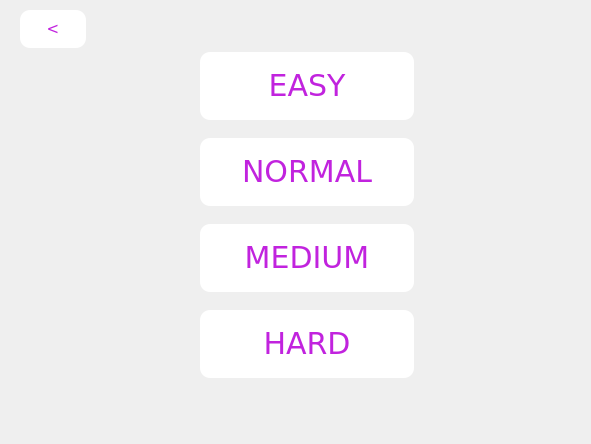
<?xml version="1.0" encoding="UTF-8"?>
<ui version="4.0">
 <class>Dialog</class>
 <widget class="QDialog" name="Dialog">
  <property name="geometry">
   <rect>
    <x>0</x>
    <y>0</y>
    <width>591</width>
    <height>444</height>
   </rect>
  </property>
  <property name="windowTitle">
   <string>Dialog</string>
  </property>
  <property name="styleSheet">
   <string notr="true"/>
  </property>
  <widget class="QLabel" name="bgLabel">
   <property name="geometry">
    <rect>
     <x>0</x>
     <y>-100</y>
     <width>601</width>
     <height>651</height>
    </rect>
   </property>
   <property name="styleSheet">
    <string notr="true"/>
   </property>
   <property name="text">
    <string/>
   </property>
  </widget>
  <widget class="QWidget" name="horizontalLayoutWidget">
   <property name="geometry">
    <rect>
     <x>200</x>
     <y>40</y>
     <width>214</width>
     <height>351</height>
    </rect>
   </property>
   <layout class="QVBoxLayout" name="verticalLayout">
    <item>
     <widget class="QPushButton" name="easyButton">
      <property name="styleSheet">
       <string notr="true">background:linear-gradient(to bottom, #c123de 5%, #a20dbd 100%);
	background-color:#ffffff;
	border-radius:10px;
	display:inline-block;
	cursor:pointer;
	color:#c123de;
	font-family:Verdana;
	font-size:30px;
	padding:16px 31px;
	text-decoration:none;
	text-shadow:0px 1px 11px #9b14b3;</string>
      </property>
      <property name="text">
       <string>EASY</string>
      </property>
     </widget>
    </item>
    <item>
     <widget class="QPushButton" name="normalButton">
      <property name="styleSheet">
       <string notr="true">background:linear-gradient(to bottom, #c123de 5%, #a20dbd 100%);
	background-color:#ffffff;
	border-radius:10px;
	display:inline-block;
	cursor:pointer;
	color:#c123de;
	font-family:Verdana;
	font-size:30px;
	padding:16px 31px;
	text-decoration:none;
	text-shadow:0px 1px 11px #9b14b3;</string>
      </property>
      <property name="text">
       <string>NORMAL</string>
      </property>
     </widget>
    </item>
    <item>
     <widget class="QPushButton" name="mediumButton">
      <property name="styleSheet">
       <string notr="true">background:linear-gradient(to bottom, #c123de 5%, #a20dbd 100%);
	background-color:#ffffff;
	border-radius:10px;
	display:inline-block;
	cursor:pointer;
	color:#c123de;
	font-family:Verdana;
	font-size:30px;
	padding:16px 31px;
	text-decoration:none;
	text-shadow:0px 1px 11px #9b14b3;</string>
      </property>
      <property name="text">
       <string>MEDIUM</string>
      </property>
     </widget>
    </item>
    <item>
     <widget class="QPushButton" name="hardButton">
      <property name="styleSheet">
       <string notr="true">background:linear-gradient(to bottom, #c123de 5%, #a20dbd 100%);
	background-color:#ffffff;
	border-radius:10px;
	display:inline-block;
	cursor:pointer;
	color:#c123de;
	font-family:Verdana;
	font-size:30px;
	padding:16px 31px;
	text-decoration:none;
	text-shadow:0px 1px 11px #9b14b3;</string>
      </property>
      <property name="text">
       <string>HARD</string>
      </property>
     </widget>
    </item>
   </layout>
  </widget>
  <widget class="QPushButton" name="menuButton">
   <property name="geometry">
    <rect>
     <x>20</x>
     <y>10</y>
     <width>66</width>
     <height>38</height>
    </rect>
   </property>
   <property name="font">
    <font>
     <family>Verdana</family>
     <pointsize>-1</pointsize>
     <underline>false</underline>
     <strikeout>false</strikeout>
    </font>
   </property>
   <property name="styleSheet">
    <string notr="true">background:linear-gradient(to bottom, #c123de 5%, #a20dbd 100%);
	background-color:#ffffff;
	border-radius:10px;
	display:inline-block;
	cursor:pointer;
	color:#c123de;
	font-family:Verdana;
	font-size:15px;
	padding:10px 11px;
	text-decoration:none;
	text-shadow:0px 1px 11px #9b14b3;</string>
   </property>
   <property name="text">
    <string>&lt;</string>
   </property>
  </widget>
 </widget>
 <resources>
  <include location="../imgs/imgs.qrc"/>
 </resources>
 <connections/>
</ui>
